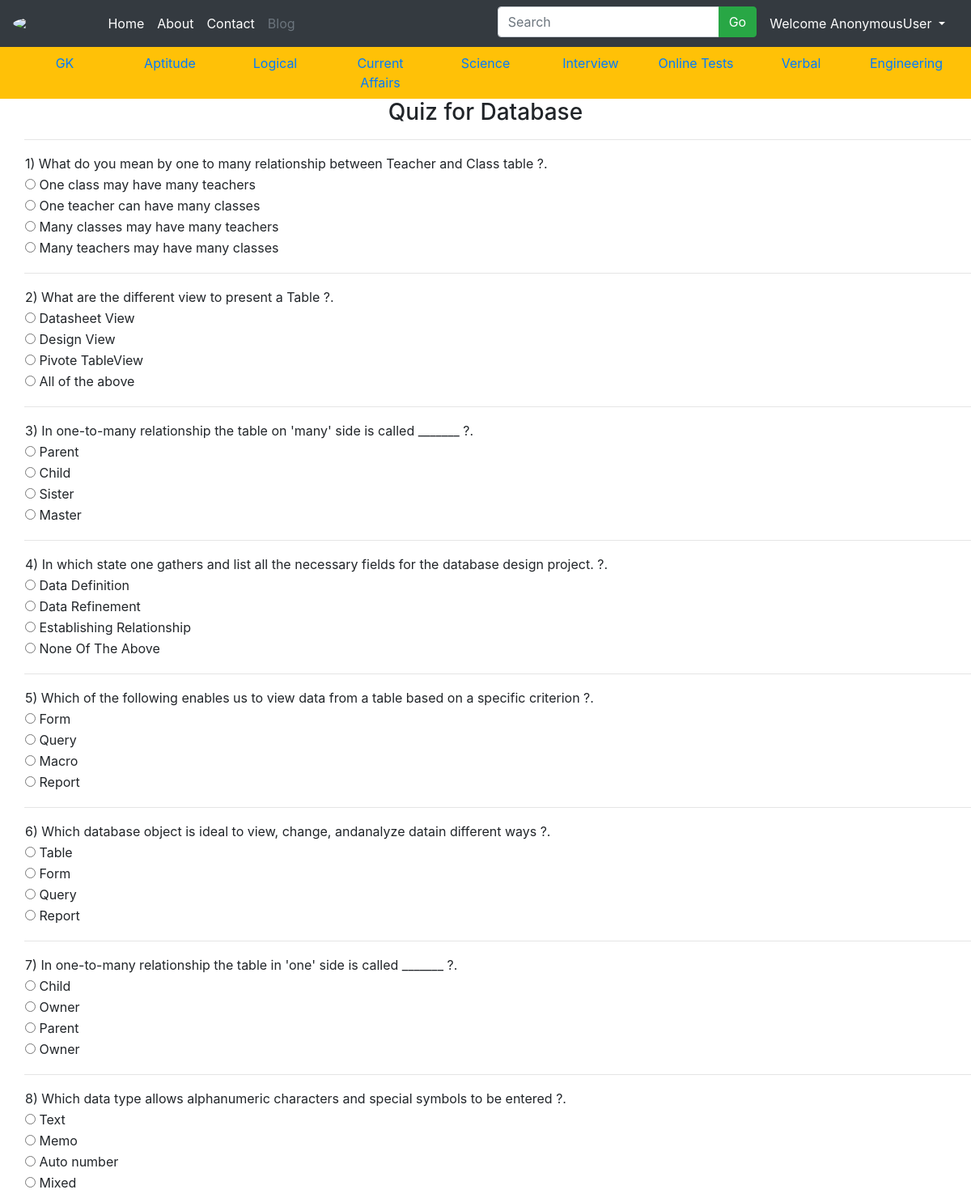
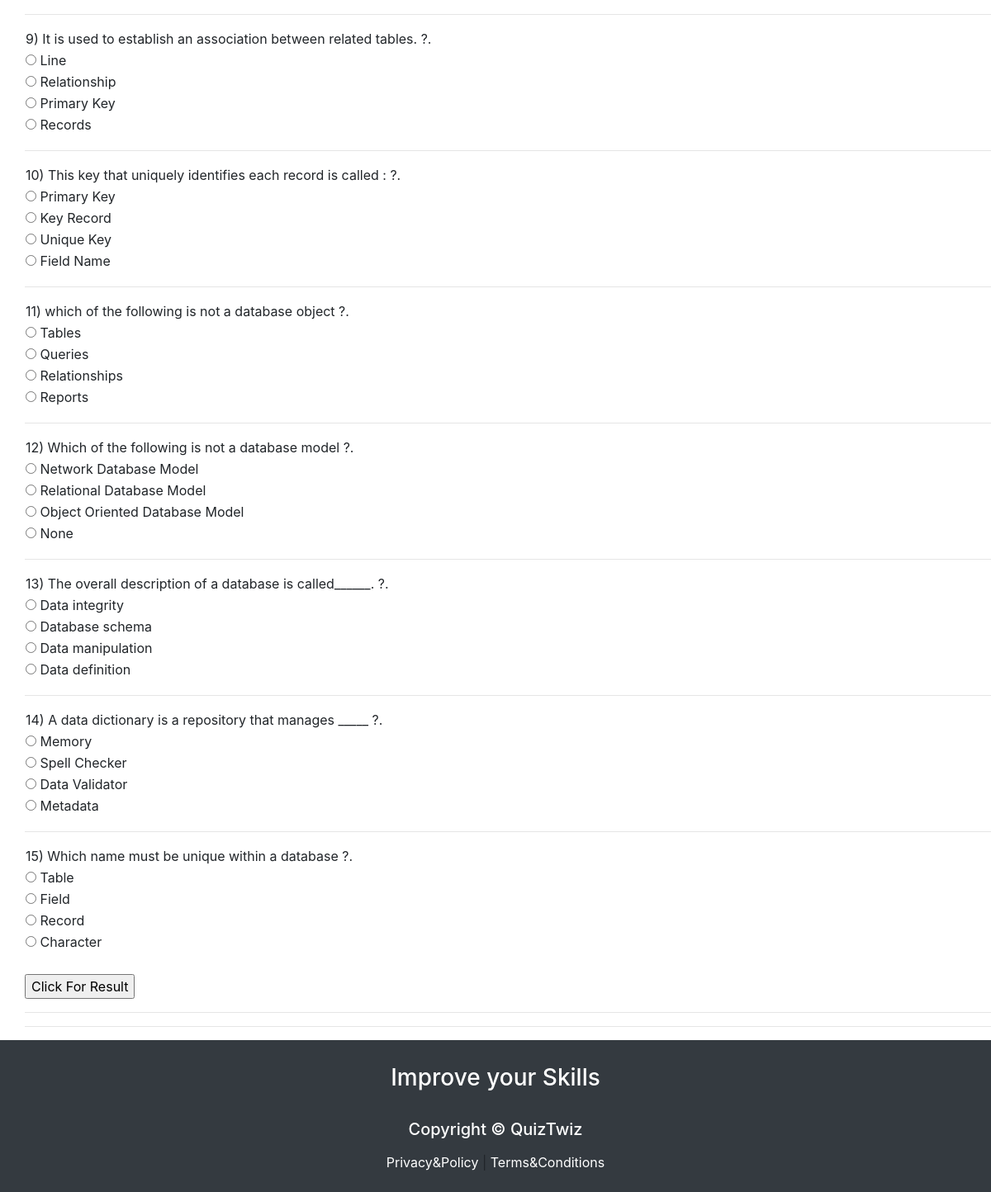
The app's page /dbms with its own data (2 pictures, top to bottom).
### QuizApp/models.py (models this page shows, shortened)
class DBMS(models.Model):
    Question = models.CharField(max_length=250)
    option1 = models.CharField(max_length=100)
    option2 = models.CharField(max_length=100)
    option3 = models.CharField(max_length=100)
    option4 = models.CharField(max_length=100)
    correctans = models.CharField(max_length=100)

### QuizApp/views.py (the view)
# urls.py: path('dbms', views.dbms, name='dbms-quiz'),
def dbms(request):
    results = DBMS.objects.all()
    return render(request,'dbms.html',{'DBMS':results})

### Templates/dbms.html (shortened to what this page needs)
{% extends 'base.html' %}
{% block body %}
<center>
    <h3>Quiz for Database</h3>
</center>
<div style="padding-left:30px">
    {%for result in DBMS%}
        <table>
            <tr>
                <td>{{result.Question}} ?.</td>
            </tr>
            <tr>
                <td><input type="radio" id="option1" class="rb" name="{{result.Question}}" value="{{result.option1}}"> {{result.option1}}</td>
            </tr>
            <tr>
                <td><input type="radio" id="option2" class="rb" name="{{result.Question}}" value="{{result.option2}}"> {{result.option2}}</td>
            </tr>
            <tr>
                <td><input type="radio" id="option3" class="rb" name="{{result.Question}}" value="{{result.option3}}"> {{result.option3}}</td>
            </tr>
            <tr>
                <td><input type="radio" id="option4" class="rb" name="{{result.Question}}" value="{{result.option4}}"> {{result.option4}}</td>
            </tr>
            <tr>
                <td><lable id="correctans" class="rb" style="display:none; color:green;"><b>The Correct Answer Is :{{result.correctans}}</b></lable></td>
            </tr>
            <hr>
        </table>
    {% endfor %}
    <br>
    <input type="submit" value="Click For Result" id="but1" onclick="getanswers();"/>
    <hr/>
    <hr>
</div>
{% endblock body %}

### records on screen
DBMS: Question "1) What do you mean by one to many relationship between Teacher and Class table", option1 "One class may have many teachers", option2 "One teacher can have many classes", option3 "Many classes may have many teachers", option4 "Many teachers may have many classes"
DBMS: Question "2) What are the different view to present a Table", option1 "Datasheet View", option2 "Design View", option3 "Pivote TableView", option4 "All of the above"
DBMS: Question "3) In one-to-many relationship the table on 'many' side is called _______", option1 "Parent", option2 "Child", option3 "Sister", option4 "Master"
DBMS: Question "4) In which state one gathers and list all the necessary fields for the database design project.", option1 "Data Definition", option2 "Data Refinement", option3 "Establishing Relationship", option4 "None Of The Above"
DBMS: Question "5) Which of the following enables us to view data from a table based on a specific criterion", option1 "Form", option2 "Query", option3 "Macro", option4 "Report"
DBMS: Question "6) Which database object is ideal to view, change, andanalyze datain different ways", option1 "Table", option2 "Form", option3 "Query", option4 "Report"
DBMS: Question "7) In one-to-many relationship the table in 'one' side is called _______", option1 "Child", option2 "Owner", option3 "Parent", option4 "Owner"
DBMS: Question "8) Which data type allows alphanumeric characters and special symbols to be entered", option1 "Text", option2 "Memo", option3 "Auto number", option4 "Mixed"
DBMS: Question "9) It is used to establish an association between related tables.", option1 "Line", option2 "Relationship", option3 "Primary Key", option4 "Records"
DBMS: Question "10) This key that uniquely identifies each record is called :", option1 "Primary Key", option2 "Key Record", option3 "Unique Key", option4 "Field Name"
DBMS: Question "11) which of the following is not a database object", option1 "Tables", option2 "Queries", option3 "Relationships", option4 "Reports"
DBMS: Question "12) Which of the following is not a database model", option1 "Network Database Model", option2 "Relational Database Model", option3 "Object Oriented Database Model", option4 "None"
DBMS: Question "13) The overall description of a database is called______.", option1 "Data integrity", option2 "Database schema", option3 "Data manipulation", option4 "Data definition"
DBMS: Question "14) A data dictionary is a repository that manages _____", option1 "Memory", option2 "Spell Checker", option3 "Data Validator", option4 "Metadata"
DBMS: Question "15) Which name must be unique within a database", option1 "Table", option2 "Field", option3 "Record", option4 "Character"

### other values on screen
{{ request.user }} "AnonymousUser"
